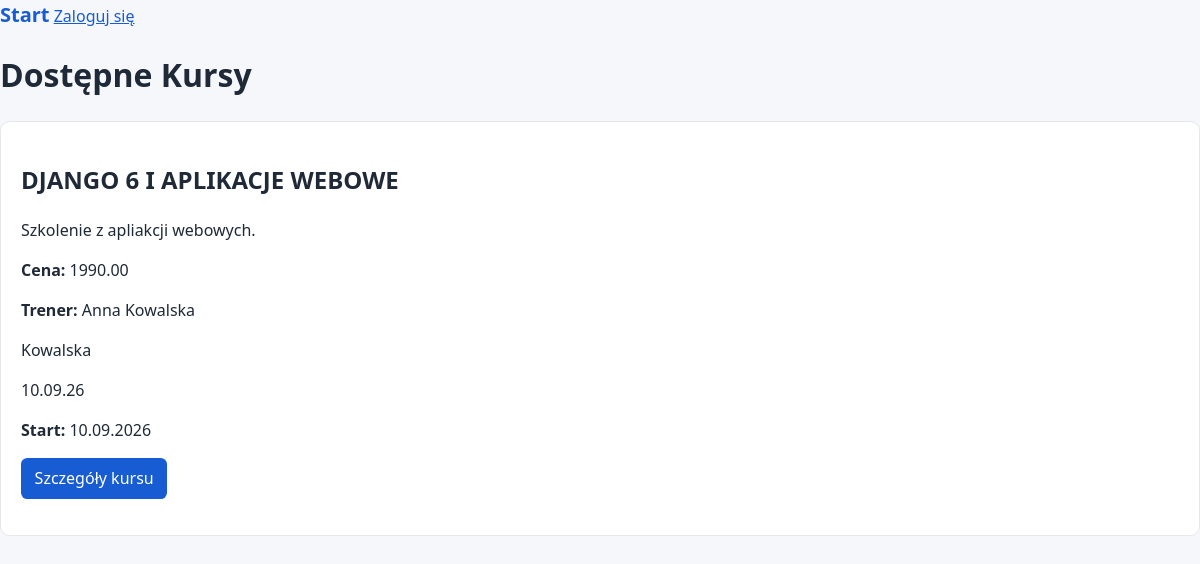
Page /courses/ on the earlier database version.
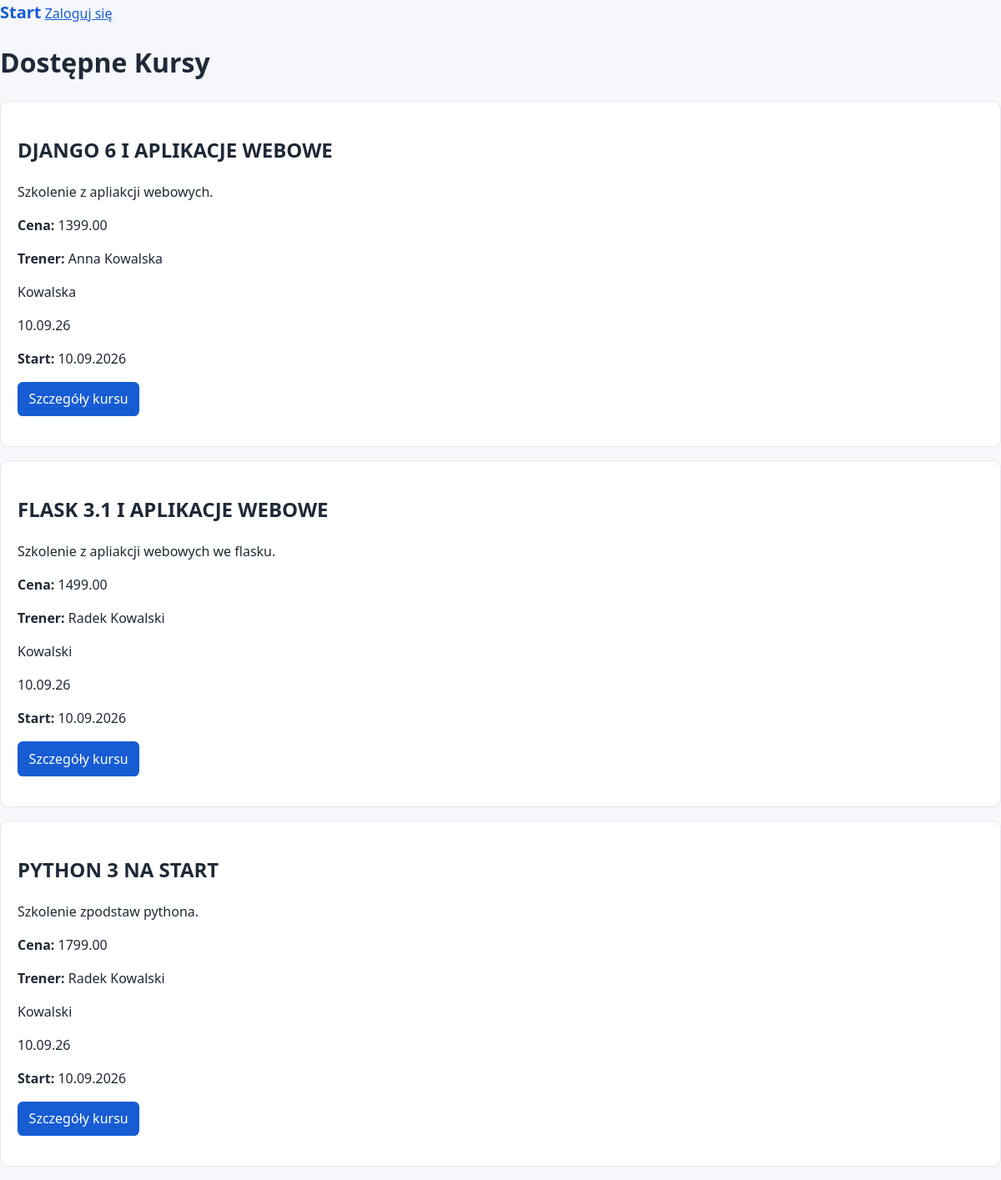
Same page on the later database version.
### courses/models.py (models this page shows, shortened)
class Course(models.Model):
    title = models.CharField(max_length=200)
    description = models.TextField()
    price = models.DecimalField(max_digits=10, decimal_places=2)
    start_date = models.DateField()
    active = models.BooleanField(default=True)
    max_participiants = models.PositiveIntegerField(default=20)
    trainer = models.ForeignKey(
        Trainer,
        on_delete=models.PROTECT,  # nie mozemy skasowac trenera jesli istnieje przypisany do niego kurs
        related_name="courses"
    )
    def get_absolute_url(self):
        return reverse("courses:course_detail", kwargs={"pk": self.pk})
    class Meta:
        ordering = ['start_date', 'title']

class Trainer(models.Model):
    first_name = models.CharField(max_length=100)
    last_name = models.CharField(max_length=100)
    email = models.EmailField(unique=True)
    bio = models.TextField(blank=True)  # dla pól tekstowych preferujemy blank
    def __str__(self) -> str:
        return f"{self.first_name} {self.last_name}"

### courses/views.py (the view)
# urls.py: path("courses/", views.course_list, name="course_list"),
def course_list(request):
    courses = Course.objects.filter(active=True)
    return render(
        request,
        "courses/course_list.html",
        {"courses": courses}
    )

### templates/courses/course_list.html (shortened to what this page needs)
{% extends "base.html" %}
{% block content %}
<h1>Dostępne Kursy</h1>
{% for course in courses %}
    <article class="card">
        <h2>{{ course.title|upper }}</h2>
        <p>{{ course.description|truncatewords:20 }}</p>
        <p><strong>Cena:</strong> {{ course.price }}</p>
        <p><strong>Trener:</strong> {{ course.trainer }}</p>
        <p>{{ course.trainer.last_name }}</p>
        <p>{{ course.start_date|date:"d.m.y" }}</p>
        <p><strong>Start:</strong> {{ course.start_date|date:"d.m.Y" }}</p>
        <p>
            <a class="button" href="{{ course.get_absolute_url }}">Szczegóły kursu</a>
        </p>
    </article>
{% empty %}
    <p>Brak kursów.</p>
{% endfor %}
{% endblock %}

Differences in the rows shown:
changed Course "DJANGO 6 I APLIKACJE WEBOWE": price "1990.00" → "1399.00"
added Course: title "FLASK 3.1 I APLIKACJE WEBOWE", description "Szkolenie z apliakcji webowych we flasku.", price "1499.00", trainer "Radek Kowalski", trainer.last_name "Kowalski", start_date "10.09.26", start_date "10.09.2026"
added Course: title "PYTHON 3 NA START", description "Szkolenie zpodstaw pythona.", price "1799.00", trainer "Radek Kowalski", trainer.last_name "Kowalski", start_date "10.09.26", start_date "10.09.2026"
